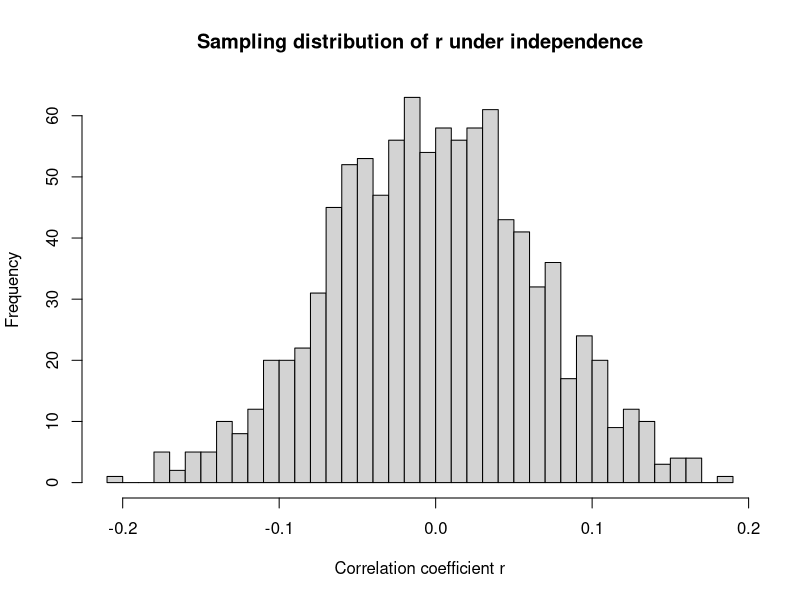

Generate this figure with R:

# 5.9.6  Exercise 6 – NHST, QM1
# correlation coefficient
#
# • Create a sample of 234 pairs of uncorrelated observations (x_i, y_i).
#   X_i and Y_i are drawn from a normal distribution with mean 0 and sd 1.
#
# • Calculate the sample correlation coefficient r.
#
# • Repeat this 1000 times.
#
# • How often was the sample correlation coefficient larger than 0.76?


set.seed(123)

n <- 234
B <- 1000

# Storage vector for correlation coefficients
r_vals <- numeric(B)

for (i in 1:B) {
  x <- rnorm(n, mean = 0, sd = 1)
  y <- rnorm(n, mean = 0, sd = 1)
  
  r_vals[i] <- cor(x, y)
}

# Proportion of correlations larger than 0.76
mean(r_vals > 0.76)

# Optional: Histogram of sample correlations
hist(r_vals,
     breaks = 30,
     main = "Sampling distribution of r under independence",
     xlab = "Correlation coefficient r")
